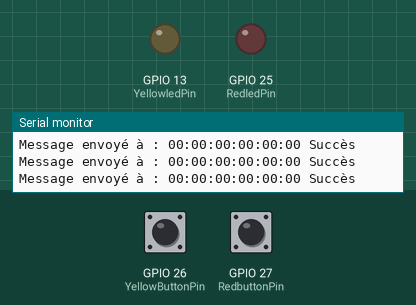
Recording of a program running on a simulated ESP32. Parts: output pins drawn as LEDs (lit = HIGH), the last lines printed to the serial monitor. The inputs (shaded band) are chosen by the test bench; at power-on: GPIO 26 (YellowButtonPin) LOW, GPIO 27 (RedbuttonPin) LOW.

Above: at 1.2 s.
1.3 s: GPIO 26 (YellowButtonPin) pulled HIGH for 1 s
At 2.0 s:
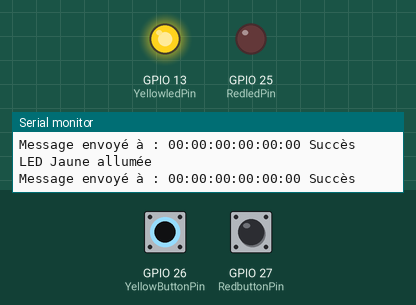
3.8 s: GPIO 27 (RedbuttonPin) pulled HIGH for 1 s
At 5.1 s:
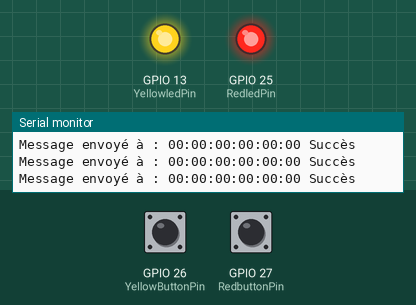
6.3 s: GPIO 26 (YellowButtonPin) pulled HIGH for 3.2 s
At 7.1 s:
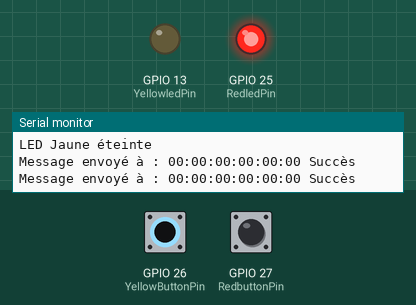
12.5 s: GPIO 27 (RedbuttonPin) pulled HIGH for 0.15 s
At 13.1 s:
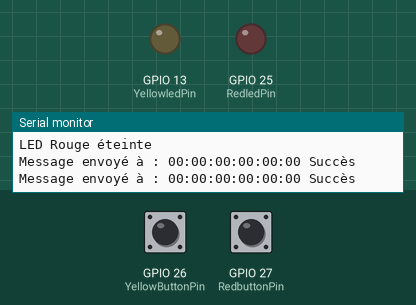
14.1 s: GPIO 27 (RedbuttonPin) pulled HIGH for 3.2 s
At 15.9 s:
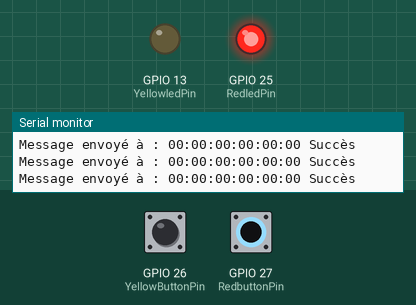
Timing chart, 0 to 17.4 s (numbered marks = the images above; inputs shaded):
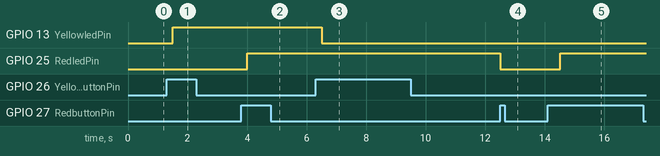

Measured:
- after the input at 1.3 s, GPIO 13 (YellowledPin): LOW → HIGH after 0.20 s
- after the input at 3.8 s, GPIO 25 (RedledPin): LOW → HIGH after 0.20 s
- after the input at 6.3 s, GPIO 13 (YellowledPin): HIGH → LOW after 0.21 s
- after the input at 12.5 s, GPIO 25 (RedledPin): HIGH → LOW at once
- after the input at 14.1 s, GPIO 25 (RedledPin): LOW → HIGH after 0.41 s

The program:

main.cpp
```cpp
#include <Arduino.h>
#include <Wire.h>
#include <WiFi.h>
#include <PubSubClient.h>
#include <esp_now.h>
// Complete Instructions: https://RandomNerdTutorials.com/esp32-digital-inputs-outputs-arduino/
const char *ssid = "iot";
const char *password = "iotisis;";

const char *mqtt_server = "192.168.3.151";

WiFiClient espClient;
PubSubClient client(espClient);
long lastMsg = 0;
char msg[50];
int value = 0;

// Adresse MAC du Sink
uint8_t broadcastAddress[] = {0xec, 0x62, 0x60, 0x5a, 0x45, 0xa0};
esp_now_peer_info_t peerInfo;

// Structure pour l'échange des données : Mote -> Sink
typedef struct struct_mote2sinkMessage
{
  int boardId;
  int readingId;
  int timeTag;
  float temperature;
  float humidity;
  float distance;
  bool redLedState;    // Nouvel état pour la LED rouge
  bool yellowLedState; // Nouvel état pour la LED Jaune
  char text[64];
} struct_mote2sinkMessage;

// Structure pour l'échange des données : Sink -> Mote
typedef struct struct_sink2moteMessage
{
  int boardId;
  int readingId;
  int timeTag;
  float temperature;
  float humidity;
  float distance;
  bool redLedState;    // Nouvel état pour la LED rouge
  bool yellowLedState; // Nouvel état pour la LED Jaune
  char text[64];
} struct_sink2moteMessage;

struct_sink2moteMessage espNow_incomingMessage;

// Variables pour la gestion du temps
unsigned long previousMillis = 0;
const long interval = 2000;
unsigned int readingId = 0;

// set pin numbers
const int RedbuttonPin = 27; // the number of the pushbutton pin
const int RedledPin = 25;    // the number of the LED pin
const int YellowButtonPin = 26;
const int YellowledPin = 13;
// variable for storing the pushbutton status
bool RedLedState = false;
bool YellowLedState = false;
bool LastRedButtonState = false;
bool LastYellowButtonState = false;

void OnDataSent(const uint8_t *mac_addr, esp_now_send_status_t status)
{
  Serial.print("Message envoyé à : ");
  for (int i = 0; i < 6; i++)
  {
    Serial.printf("%02X", mac_addr[i]);
    if (i < 5)
      Serial.print(":");
  }
  Serial.println(status == ESP_NOW_SEND_SUCCESS ? " Succès" : " Échec");
}

void OnDataRecv(const uint8_t *mac_addr, const uint8_t *incomingData, int len)
{
  if (len == sizeof(espNow_incomingMessage))
  {
    memcpy(&espNow_incomingMessage, incomingData, sizeof(espNow_incomingMessage));
    Serial.println("Message reçu du Sink :");
    Serial.printf("Board ID: %d, Texte: %s\n", espNow_incomingMessage.boardId, espNow_incomingMessage.text);
  }
  else
  {
    Serial.println("Données reçues de taille incorrecte !");
  }
}

void setup()
{
  Serial.begin(115200);
  // initialize the pushbutton pin as an input
  pinMode(RedbuttonPin, INPUT);
  pinMode(YellowButtonPin, INPUT);
  // initialize the LED pin as an output
  pinMode(RedledPin, OUTPUT);
  pinMode(YellowledPin, OUTPUT);

  // Initialisation du Wi-Fi
  WiFi.mode(WIFI_STA);
  Serial.print("Adresse MAC de cette carte : ");
  Serial.println(WiFi.macAddress());

  // Initialisation d'ESP-NOW
  if (esp_now_init() != ESP_OK)
  {
    Serial.println("Erreur lors de l'initialisation d'ESP-NOW");
    return;
  }

  // Enregistrement des callbacks
  esp_now_register_send_cb(OnDataSent);
  esp_now_register_recv_cb(OnDataRecv);

  // Configuration du peer (sink)
  memcpy(peerInfo.peer_addr, broadcastAddress, 6);
  peerInfo.channel = 0; // Canal par défaut
  peerInfo.encrypt = false;

  // Ajouter le peer
  if (esp_now_add_peer(&peerInfo) != ESP_OK)
  {
    Serial.println("Erreur lors de l'ajout du sink");
    return;
  }
}

void loop()
{
  bool currentRedButtonState = digitalRead(RedbuttonPin);
  bool currentYellowButtonState = digitalRead(YellowButtonPin);

  if (currentRedButtonState && !LastRedButtonState)
  {
    RedLedState = !RedLedState; // Toggle de l'état de la LED
    Serial.println(RedLedState ? "LED Rouge allumée" : "LED Rouge éteinte");
  }
  if (currentYellowButtonState && !LastYellowButtonState)
  {
    YellowLedState = !YellowLedState; // Toggle de l'état de la LED
    Serial.println(YellowLedState ? "LED Jaune allumée" : "LED Jaune éteinte");
  }
  // delay(1000);
  // Serial.println("Bip");

  digitalWrite(RedledPin, RedLedState);
  digitalWrite(YellowledPin, YellowLedState);

  // Créer un message pour le sink
  struct_mote2sinkMessage outgoingMessage;
  outgoingMessage.boardId = 1;                 // ID de la carte
  outgoingMessage.readingId = millis() / 1000; // Identifiant basé sur le temps
  outgoingMessage.timeTag = millis();
  outgoingMessage.redLedState = RedLedState;
  outgoingMessage.yellowLedState = YellowLedState; // Ajouter l'état de la LED jaune
  // Envoyer le message au sink
  esp_now_send(broadcastAddress, (uint8_t *)&outgoingMessage, sizeof(outgoingMessage));
  // Mise à jour des états précédents des boutons
  LastRedButtonState = currentRedButtonState;
  LastYellowButtonState = currentYellowButtonState;

  // Attendre 500 ms
  delay(500);
}
```
